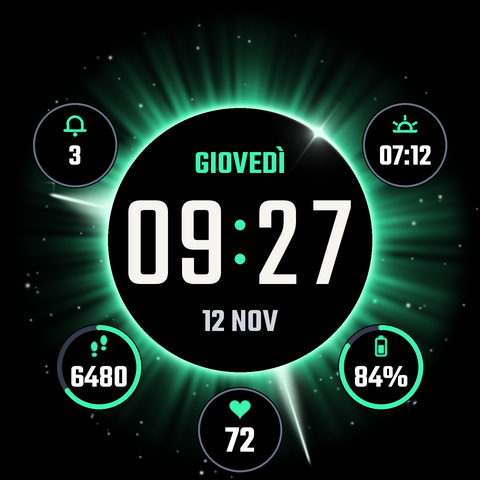
#> input picture WatchFaceEclisse/design/preview-aurora.png, 480 x 480 px, given in place of stars_far.png, which was not available
$ python generate.py ../design/preview-aurora.png
#> lines starting #> are read from the running program, lines starting #| are printed output that depends on the picture
"""Generate ECLISSE: the Watch Face Format XML and a faithful preview, from one scene.

Every shape is declared once and sent to two backends: the WFF document installed
on the watch, and a Pillow painter that composes the same layers into a preview.
The preview is a simulation with sample values; the watch shows real data.
"""
from pathlib import Path
import math
import sys
from xml.etree import ElementTree as ET
from PIL import Image, ImageDraw, ImageFont

from layout import (S, C, R, ORBIT, RM, ICON, STAR_PAD, HANDS, polar, MOON_SLOT_LEFT,
                    MOON_SLOT_RIGHT, MOON_STEPS, MOON_HEART, MOON_BATTERY)

ROOT = Path(__file__).resolve().parents[1]
K = 3  # preview supersampling

# id, display name, accent, dim, hot
THEMES = [
    ('oro', 'Corona · Oro', '#FFFFC56E', '#FF8A6630', '#FFFFF4DE'),
    ('plasma', 'Plasma · Magenta', '#FFFF4F9E', '#FF8A2A55', '#FFFFE3EF'),
    ('aurora', 'Aurora · Verde', '#FF3DF5B0', '#FF1F7A58', '#FFE0FFF3'),
    ('zaffiro', 'Zaffiro · Blu', '#FF5B9DFF', '#FF2A4C8A', '#FFE2EDFF'),
    ('brace', 'Brace · Rosso', '#FFFF5B38', '#FF8A301D', '#FFFFE7DD'),
    ('luna', 'Luna · Argento', '#FFD5E0F2', '#FF5D6676', '#FFFFFFFF'),
]
TOKENS = {'ACCENT': 0, 'DIM': 1, 'HOT': 2}
INK = '#FFF6F4EF'
WHITE = '#FFFFFFFF'
SOFT = '#FFD2D5DD'
TRACK = '#FF343A48'     # empty part of a progress ring
BORDER = '#FF667086'    # outline that makes a moon read as a button
BLACK = '#FF000000'

SAMPLE = dict(hour=9, minute=27, second=6, steps=6480, goal=10000, heart=72, battery=84,
              weekday='GIOVEDÌ', date='12 NOV')
FONTS = {'teko_regular': 'NORMAL', 'teko_semibold': 'SEMI_BOLD'}
# Teko vertical metrics (hhea ascent 0.958, descent 0.475, cap height 0.622): the line box
# is centred in its part, so the capitals sit 0.0695 em above the centre of the box.
CAP_SHIFT = 0.0695
BASELINE = (0.958 - 0.475) / 2


def el(parent, tag, **attrs):
    return ET.SubElement(parent, tag, {k: fmt(v) for k, v in attrs.items()})


def fmt(v):
    if isinstance(v, float):
        return ('%.3f' % v).rstrip('0').rstrip('.')
    return str(v)


def xml_color(c):
    return f'[CONFIGURATION.corona.{TOKENS[c]}]' if c in TOKENS else c


class Painter:
    """Pillow backend. Paints only what is visible in the requested mode."""

    def __init__(self, mode, theme):
        self.mode = mode
        self.theme = theme
        self.img = Image.new('RGBA', (S * K, S * K), (0, 0, 0, 255))
        self.draw = ImageDraw.Draw(self.img)
        self.fonts = {}

    def rgb(self, c, alpha=1.0):
        h = self.theme[2 + TOKENS[c]] if c in TOKENS else c
        h = h.lstrip('#')[-6:]
        return tuple(round(int(h[i:i + 2], 16) * alpha) for i in (0, 2, 4)) + (255,)

    # [5 lines left out: function font, not called in this run]

    def image(self, name, x, y, w, h, tint=None, angle=0):
        src = Image.open(ROOT / f'res/drawable/{name}.png').convert('RGBA')
        src = src.resize((round(w * K), round(h * K)), Image.BICUBIC)
        if tint:
            r, g, b, _ = self.rgb(tint)
            solid = Image.new('RGBA', src.size, (r, g, b, 255))
            solid.putalpha(src.getchannel('A'))
            src = solid
        layer = Image.new('RGBA', self.img.size, (0, 0, 0, 0))
        layer.paste(src, (round(x * K), round(y * K)))
        if angle:
            layer = layer.rotate(-angle, Image.BICUBIC, center=(C * K, C * K))
        self.img.alpha_composite(layer)
        self.draw = ImageDraw.Draw(self.img)


class Node:
    """A WFF element plus the absolute origin and visibility needed to preview it."""

    def __init__(self, node, painter, ox=0, oy=0, w=S, h=S, vis='both', alpha=1.0):
        self.node, self.p = node, painter
        self.ox, self.oy, self.w, self.h = ox, oy, w, h
        self.vis, self.alpha = vis, alpha

    @property
    def shown(self):
        return self.vis in ('both', self.p.mode)

    def child(self, node, x=0, y=0, w=None, h=None, vis=None, alpha=None):
        return Node(node, self.p, self.ox + x, self.oy + y, w or self.w, h or self.h,
                    vis or self.vis, self.alpha if alpha is None else alpha)

    def ambient(self, node, value):
        el(node, 'Variant', mode='AMBIENT', target='alpha', value=value)

    def group(self, name, x=0, y=0, w=S, h=S, vis='both', preview=True, **attrs):
        """vis: 'active' hides the group in ambient, 'ambient' shows it only there.
        preview=False keeps a conditional group out of the preview image."""
        if vis == 'ambient':
            attrs['alpha'] = 0
        g = el(self.node, 'Group', name=name, x=x, y=y, width=w, height=h, **attrs)
        if vis == 'active':
            self.ambient(g, 0)
        elif vis == 'ambient':
            self.ambient(g, 255)
        shown = vis if self.vis == 'both' else self.vis
        return self.child(g, x, y, w, h, shown if preview else 'never')

    def part_draw(self):
        return self.child(el(self.node, 'PartDraw', x=0, y=0, width=self.w, height=self.h))

    # ---- shapes -------------------------------------------------------------
    def _xy(self, x, y):
        return (self.ox + x) * K, (self.oy + y) * K

    # [86 lines left out: functions ellipse, line, arc, text, not called in this run]

    # ---- bitmaps ------------------------------------------------------------
    def image(self, name, x, y, w, h, tint=None, gyro=None):
        attrs = dict(x=x, y=y, width=w, height=h)
        if tint:
            attrs['tintColor'] = xml_color(tint)
        im = el(self.node, 'PartImage', **attrs)
        if gyro:
            el(im, 'Gyro', x=gyro.format(axis='X'), y=gyro.format(axis='Y'))
        el(im, 'Image', resource=name)
        if self.shown:
            self.p.image(name, self.ox + x, self.oy + y, w, h, tint)

    def hand(self, kind, name, angle, tint, sweep=False):
        x, y, w, h = HANDS[name]
        hnd = el(self.node, kind, resource=name, x=x, y=y, width=w, height=h,
                 pivotX=float((C - x) / w), pivotY=float((C - y) / h), tintColor=xml_color(tint))
        if sweep:
            el(hnd, 'Sweep', frequency='15')
        if self.shown:
            self.p.image(name, x, y, w, h, tint, angle)


# ---------------------------------------------------------------------------
# [8 lines left out: function moon_body, not called in this run]


ICON_Y = RM - 33       # top of the 24 px icon inside a moon
VALUE_Y = RM + 10      # centre of the capitals of the value


# [47 lines left out: functions data_moon, complication_moon, not called in this run]


def d_preview(c):
    """Preview-only drawing surface: stands in for the icon a provider would send."""
    return Node(ET.Element('Preview'), c.p, c.ox, c.oy, c.w, c.h, c.vis)


# [14 lines left out: functions icon_bell, icon_sun, not called in this run]


def build(mode, theme):
    v = SAMPLE
    painter = Painter(mode, theme)
    wf = ET.Element('WatchFace', width=str(S), height=str(S), clipShape='CIRCLE')
    el(wf, 'Metadata', key='CLOCK_TYPE', value='DIGITAL')
    el(wf, 'Metadata', key='PREVIEW_TIME', value='%02d:%02d:%02d' % (v['hour'], v['minute'], v['second']))
    configs = el(wf, 'UserConfigurations')
    palette = el(configs, 'ColorConfiguration', id='corona', displayName='theme_color_name', defaultValue=THEMES[0][0])
    for key, _, accent, dim, hot in THEMES:
        el(palette, 'ColorOption', id=key, displayName='color_' + key, colors=f'{accent} {dim} {hot}')
    scene = Node(el(wf, 'Scene', backgroundColor=BLACK), painter)

    # 1 · Deep sky. Two star layers drift at different speeds as the wrist tilts.
    sky = scene.group('sky', vis='active')
    side = S + 2 * STAR_PAD
    sky.image('stars_far', -STAR_PAD, -STAR_PAD, side, side,
              gyro='clamp([ACCELEROMETER_ANGLE_{axis}], -40, 40) * 0.14')
#> in image, `src = src.resize((round(w * K), round(h * K)), Image.BICUBIC)`:
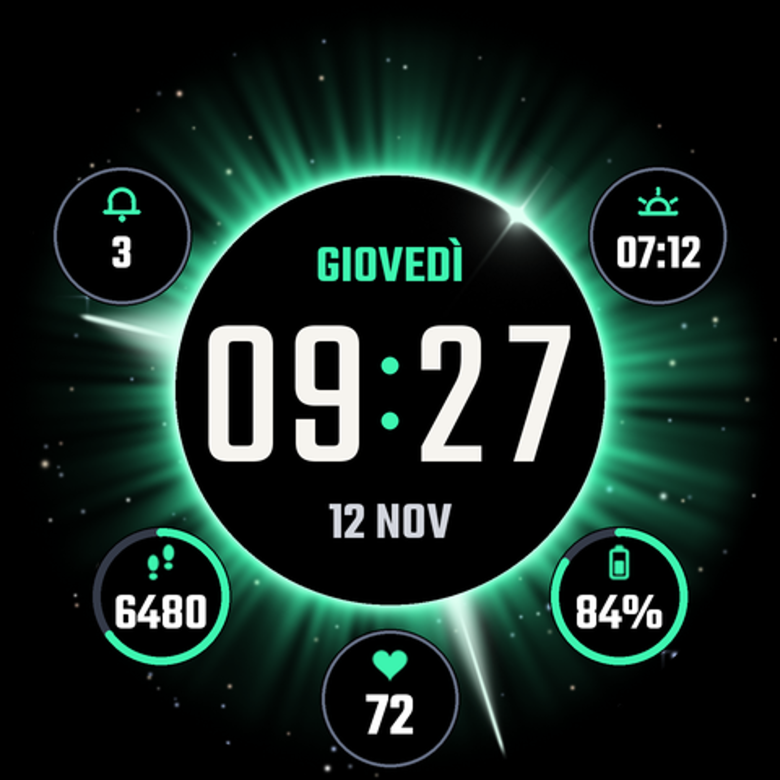
#> src: PIL image 1560x1560 RGBA (shown at 1/2 size); mean R, G, B, A 22.3, 39, 32.9, 255
#> in image, `layer = Image.new('RGBA', self.img.size, (0, 0, 0, 0))`: layer: PIL image 1440x1440 RGBA; every value is 0
#> in image, `layer.paste(src, (round(x * K), round(y * K)))`:
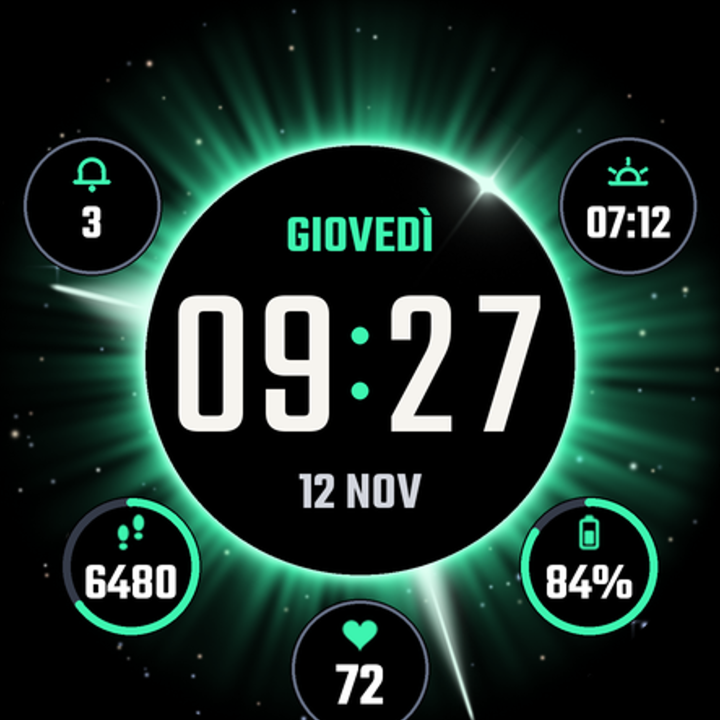
#> layer: PIL image 1440x1440 RGBA (shown at 1/2 size); mean R, G, B, A 26.1, 45.6, 38.4, 255
    sky.image('stars_near', -STAR_PAD, -STAR_PAD, side, side,
              gyro='clamp([ACCELEROMETER_ANGLE_{axis}], -40, 40) * 0.34')
#> call 2 of image, with name = 'stars_near', x = -20, y = -20, w = 520, h = 520
#> call 2 of image, with name = 'stars_near', x = -20, y = -20, w = 520, h = 520, angle = 0
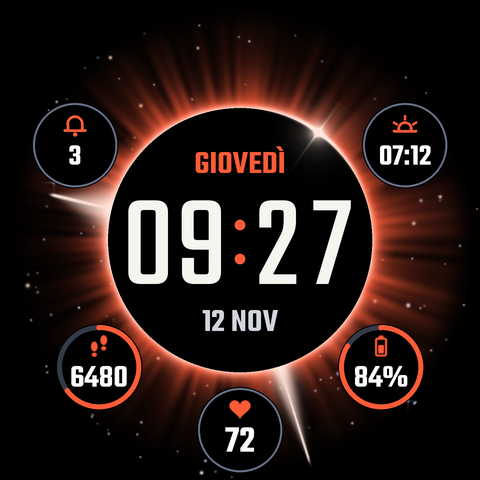
#> input picture WatchFaceEclisse/design/preview-brace.png, 480 x 480 px, given in place of stars_near.png, which was not available
#> in image (call 2), `src = src.resize((round(w * K), round(h * K)), Image.BICUBIC)`:
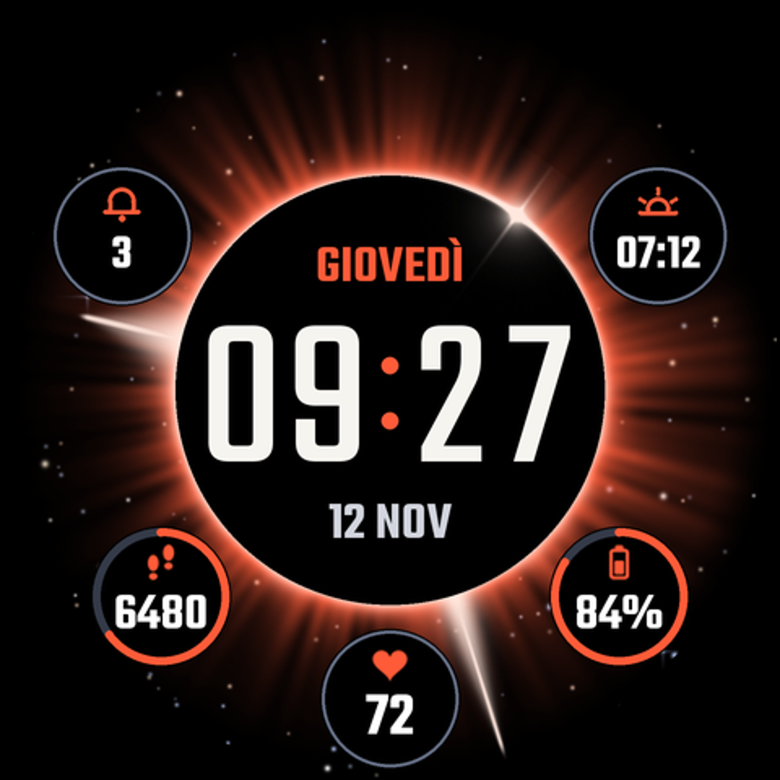
#> src: PIL image 1560x1560 RGBA (shown at 1/2 size); mean R, G, B, A 39.7, 25.1, 22, 255
#> in image (call 2), `layer.paste(src, (round(x * K), round(y * K)))`:
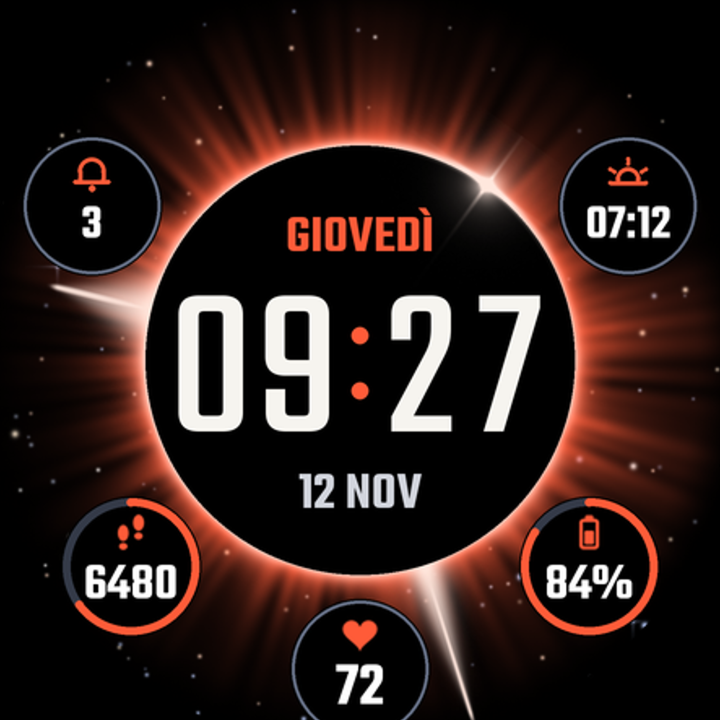
#> layer: PIL image 1440x1440 RGBA (shown at 1/2 size); mean R, G, B, A 46.4, 29.4, 25.6, 255

    # 2 · The corona. It leans the opposite way, like light behind an occluder.
    glow = scene.group('corona', vis='active')
    glow.image('corona', 0, 0, S, S, tint='ACCENT', gyro='clamp([ACCELEROMETER_ANGLE_{axis}], -40, 40) * -0.09')
#> call 3 of image, with name = 'corona', x = 0, y = 0, w = 480, h = 480, tint = 'ACCENT'
#> call 3 of image, with name = 'corona', x = 0, y = 0, w = 480, h = 480, tint = 'ACCENT', angle = 0
#> in image (call 3), `solid = Image.new('RGBA', src.size, (r, g, b, 255))`:
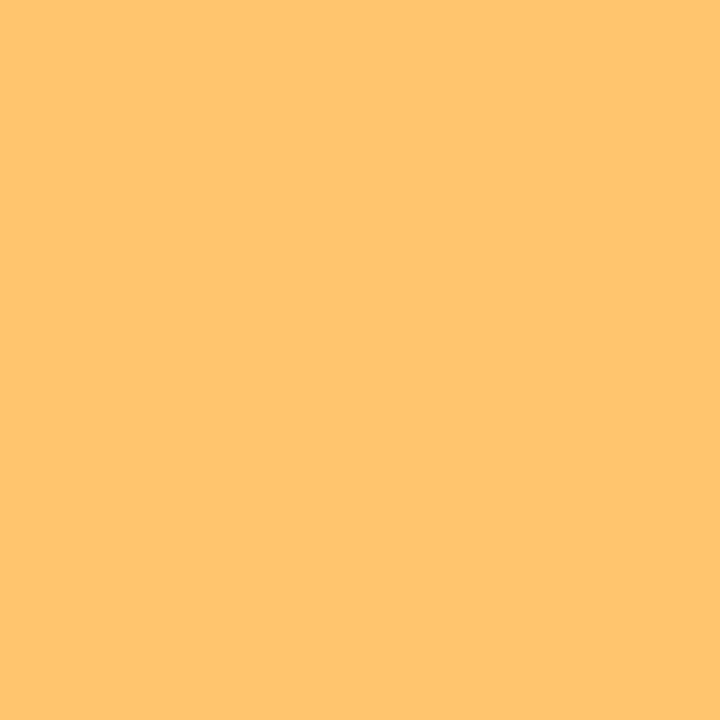
#> solid: PIL image 1440x1440 RGBA (shown at 1/2 size); mean R, G, B, A 255, 197, 110, 255

    # 3 · Hours and minutes are two rays of the corona itself.
    rays = scene.group('rays', vis='active')
    clock = rays.child(el(rays.node, 'AnalogClock', x=0, y=0, width=S, height=S))
    clock.hand('HourHand', 'hand_hour', (v['hour'] % 12) * 30 + v['minute'] * 0.5, 'HOT')
    clock.hand('MinuteHand', 'hand_minute', v['minute'] * 6 + v['second'] * 0.1, 'HOT')
    rays.image('limb', 0, 0, S, S, tint='HOT')

    # 4 · The Moon: pure OLED black.
    scene.part_draw().ellipse(C, C, R, fill=BLACK)

    # 5 · Seconds: the diamond-ring bead sweeps the lunar edge at 15 fps.
    beads = scene.group('bead', vis='active')
    clock2 = beads.child(el(beads.node, 'AnalogClock', x=0, y=0, width=S, height=S))
    clock2.hand('SecondHand', 'hand_second', v['second'] * 6, 'HOT', sweep=True)

    # 6 · Time. Fixed columns keep the proportional digits from jumping.
    face = scene.group('time')
    hh, mm = '%02d' % v['hour'], '%02d' % v['minute']
    for cx, sample, expr in [(148, hh[0], 'floor([HOUR_0_23] / 10)'), (202, hh[1], '[HOUR_0_23] % 10'),
                             (278, mm[0], 'floor([MINUTE] / 10)'), (332, mm[1], '[MINUTE] % 10')]:
        face.text(cx, 242, 56, 134, INK, sample, '%s', [expr], family='teko_regular')
    dots = face.part_draw()
    for dy in (-17, 17):
        dots.ellipse(C, 242 + dy, 5.2, fill='ACCENT')
    # No letterSpacing here: on the Galaxy Watch it draws seams inside glyphs with overlapping contours (G, O).
    face.text(C, 163, 210, 33, 'ACCENT', v['weekday'], '%s', ['[DAY_OF_WEEK_F]'], upper=True, ambient=190)
    face.text(C, 321, 200, 33, SOFT, v['date'], '%s %s', ['[DAY]', '[MONTH_S]'], upper=True, ambient=190)

    # 7 · Three satellite moons with live data; each one is an 86 px button.
    moons = scene.group('moons', vis='active')
    data_moon(moons, 'steps', MOON_STEPS, 'com.samsung.android.wear.shealth/com.samsung.android.wear.shealth.app.home.HomeActivity',
              'ic_steps', '359.9 * clamp([STEP_COUNT] / clamp([STEP_GOAL], 1, 1000000), 0, 1)', v['steps'] / v['goal'],
              [(32, str(v['steps']), '%s', ['[STEP_COUNT]'], '[STEP_COUNT] < 10000 ? 255 : 0', v['steps'] < 10000),
               (26, str(v['steps']), '%s', ['[STEP_COUNT]'], '[STEP_COUNT] < 10000 ? 0 : 255', v['steps'] >= 10000)])
    data_moon(moons, 'heart', MOON_HEART, 'HEALTH_HEART_RATE', 'ic_heart', None, 0,
              [(38, str(v['heart']), '%s', ["[HEART_RATE] > 0 ? [HEART_RATE] : '--'"], None, True)])
    data_moon(moons, 'battery', MOON_BATTERY, 'BATTERY_STATUS', 'ic_battery',
              '3.599 * clamp([BATTERY_PERCENT], 0, 100)', v['battery'] / 100,
              [(32, '%d%%' % v['battery'], '%s%%', ['[BATTERY_PERCENT]'], None, True)])

    # 8 · Two more moons are free complication slots.
    complication_moon(scene, MOON_SLOT_LEFT, 0, 'slot_left_name', 'UNREAD_NOTIFICATION_COUNT', icon_bell, '3')
    complication_moon(scene, MOON_SLOT_RIGHT, 1, 'slot_right_name', 'SUNRISE_SUNSET', icon_sun, '07:12')

    # 9 · Always-on: only a hairline annulus stays lit around the time.
    aod = scene.group('annulus', vis='ambient').part_draw()
    aod.ellipse(C, C, R, stroke='DIM', thickness=1.5)

    return wf, painter.img.resize((S, S), Image.LANCZOS)


# [6 lines left out: function round_mask, not called in this run]


if __name__ == '__main__':
#> (the run stopped early here; a loop or call above may not have finished)
